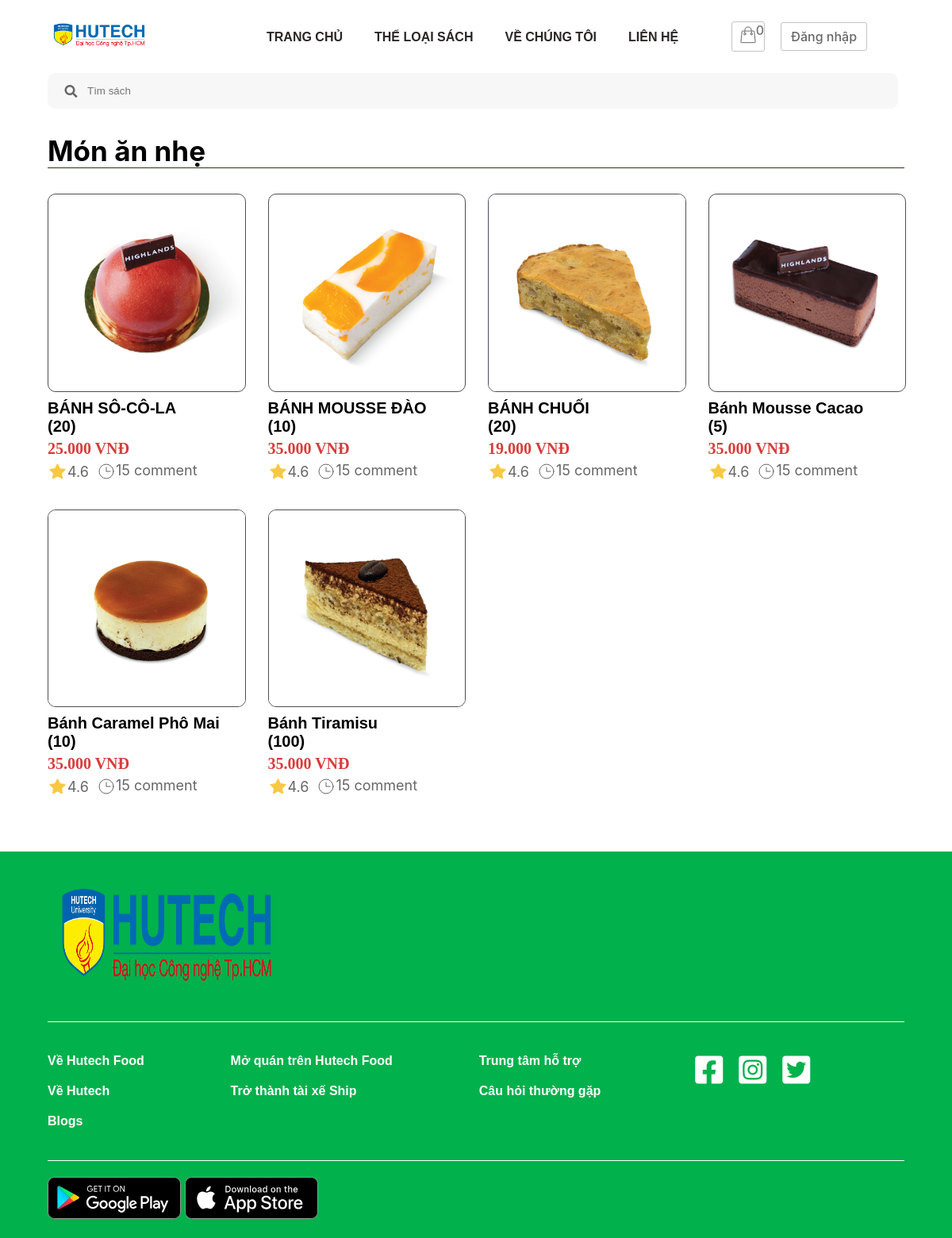
The page /thucdon.php?id_category=2 on the database its author committed.
### tables this page shows
CREATE TABLE `category` (
  `id` int(11) NOT NULL,
  `name` varchar(50) NOT NULL,
  `created_at` datetime DEFAULT NULL,
  `updated_at` datetime DEFAULT NULL
);

CREATE TABLE `product` (
  `id` int(11) NOT NULL,
  `title` varchar(200) NOT NULL,
  `price` float NOT NULL,
  `number` float NOT NULL,
  `thumbnail` varchar(500) NOT NULL,
  `content` longtext NOT NULL,
  `id_category` int(11) NOT NULL,
  `created_at` datetime DEFAULT NULL,
  `updated_at` datetime DEFAULT NULL
);

### database/dbhelper.php (called while the page is built, shortened)
<?php
function executeResult($sql)
{
	$con = mysqli_connect(HOST, USERNAME, PASSWORD, DATABASE);
	$result = mysqli_query($con, $sql);
	$data   = [];
	while ($row = mysqli_fetch_array($result, 1)) {
		$data[] = $row;
	}
	return $data;
}

### thucdon.php (the view, shortened to what this page needs)
<?php require('layout/header.php') ?>
<main>
    <div class="container">
        <div id="ant-layout">
        <section class="search-quan">
                <i class="fas fa-search"></i>
                <form action="thucdon.php" method="GET">
                    <input name="search" type="text" placeholder="Tìm sách">
                </form>
            </section>
        </div>
        <section class="main">
            <?php
            if (isset($_GET['id_category'])) {
                $id_category = trim(strip_tags($_GET['id_category']));
            } else {
                $id_category = 0;
            }
            ?>
            <section class="recently">
                <div class="title">
                    <?php
                    $sql = "select * from category where id=$id_category";
                    $name = executeResult($sql);
                    foreach ($name as $ten) {
                        echo '<h1>' . $ten['name'] . '</h1>';
                    }
                    ?>
                </div>
                <div class="product-recently">
                    <div class="row">
                        <?php
                        $sql = "select * from product where id_category=$id_category";
                        $productList = executeResult($sql);
                        foreach ($productList as $item) {
                            echo '
                                <div class="col">
                                    <a href="details.php?id=' . $item['id'] . '">
                                        <img class="thumbnail" src="admin/product/' . $item['thumbnail'] . '" alt="">
                                        <div class="title">
                                            <p>' . $item['title'] . '<br>(<strong>' . $item['number'] . '</strong>)</p>
                                        </div>
                                        <div class="price">
                                            <span>' . number_format($item['price'], 0, ',', '.') . ' VNĐ</span>
                                        </div>
                                        <div class="more">
                                            <div class="star">
                                                <img src="images/icon/icon-star.svg" alt="">
                                                <span>4.6</span>
                                            </div>
                                            <div class="time">
                                                <img src="images/icon/icon-clock.svg" alt="">
                                                <span>15 comment</span>
                                            </div>
                                        </div>
                                    </a>
                                </div>
                                ';
                        }
                        ?>
                    </div>
                </div>
            </section>
        </section>
    </div>
    <?php require('layout/footer.php') ?>

### css/index.css (style rules this page uses)
body { margin: 0px; padding: 0px; font-family: SanomatGrabApp, -apple-system, BlinkMacSystemFont, Segoe UI, PingFang SC, Hiragino Sans GB, Microsoft YaHei, Helvetica Neue, Helvetica, Arial, sans-serif, Apple Color Emoji, Segoe UI Emoji, Segoe UI Symbol; }
main .container { width: 90%; margin: 0px auto; }
main section.search-quan { width: 100%; margin: 0px auto; position: relative; display: flex; justify-content: center; }
main section.search-quan i { position: absolute; left: 2%; top: 50%; transform: translateY(-50%); color: #676767; }
main section.search-quan form { width: 100%; }
main section.search-quan input { width: 90%; padding: 15px 50px; border-radius: 10px; outline: 0; border: 0; background-color: #f7f7f7; }
section.main { padding: 2rem 0; width: 100%; margin: 0px auto; }
section.main a { text-decoration: none; }
section.main section.recently { padding-bottom: 1rem; }
section.main section.recently .title h1 { font-size: 35px; margin: 0px; padding: 0px; color: black; }
section.main section.recently .product-recently { padding-top: 2rem; }
section.main section.recently .product-recently .row { display: grid; grid-template-columns: auto auto auto auto; grid-column-gap: 30px; grid-row-gap: 30px; }
section.main section.recently .product-recently .row .col img { width: 100%; border-radius: 10px; }
section.main section.recently .product-recently .row .col img.thumbnail { border: 1px solid rgb(76, 78, 85); transition: 0.1s; }
section.main section.recently .product-recently .row .col .title p { font-size: 20px; font-weight: 600; padding: 0px; margin: 5px 0; color: black; font-family: "Encode Sans SC", sans-serif; }
section.main section.recently .product-recently .row .col .price span { padding: 10px 0; color: #676767; font-size: 20px; font-weight: 600; color: rgba(207, 16, 16, 0.815); font-family: "Bebas Neue", cursive; }
section.main section.recently .product-recently .row .col .more { display: flex; color: #676767; padding: 5px 0; font-size: 18px; }
section.main section.recently .product-recently .row .col .more .star { display: flex; align-items: center; justify-content: center; }
section.main section.recently .product-recently .row .col .more .star img { width: 25px; height: 25px; }
section.main section.recently .product-recently .row .col .more .time { display: flex; padding: 0 10px; }
section.main section.recently .product-recently .row .col .more .time img { width: 24px; height: 24px; }

### thucdon.php (style rules this page uses)
section.main section.recently .title h1 { border-bottom: 1px solid rgb(35, 54, 30); }

### rows shown on the page
category: name "Món ăn nhẹ"
product: thumbnail (picture), title "BÁNH SÔ-CÔ-LA", number "20", price "25.000"
product: thumbnail (picture), title "BÁNH MOUSSE ĐÀO", number "10", price "35.000"
product: thumbnail (picture), title "BÁNH CHUỐI", number "20", price "19.000"
product: thumbnail (picture), title "Bánh Mousse Cacao", number "5", price "35.000"
product: thumbnail (picture), title "Bánh Caramel Phô Mai", number "10", price "35.000"
product: thumbnail (picture), title "Bánh Tiramisu", number "100", price "35.000"

### other values the page prints
$count "0"
